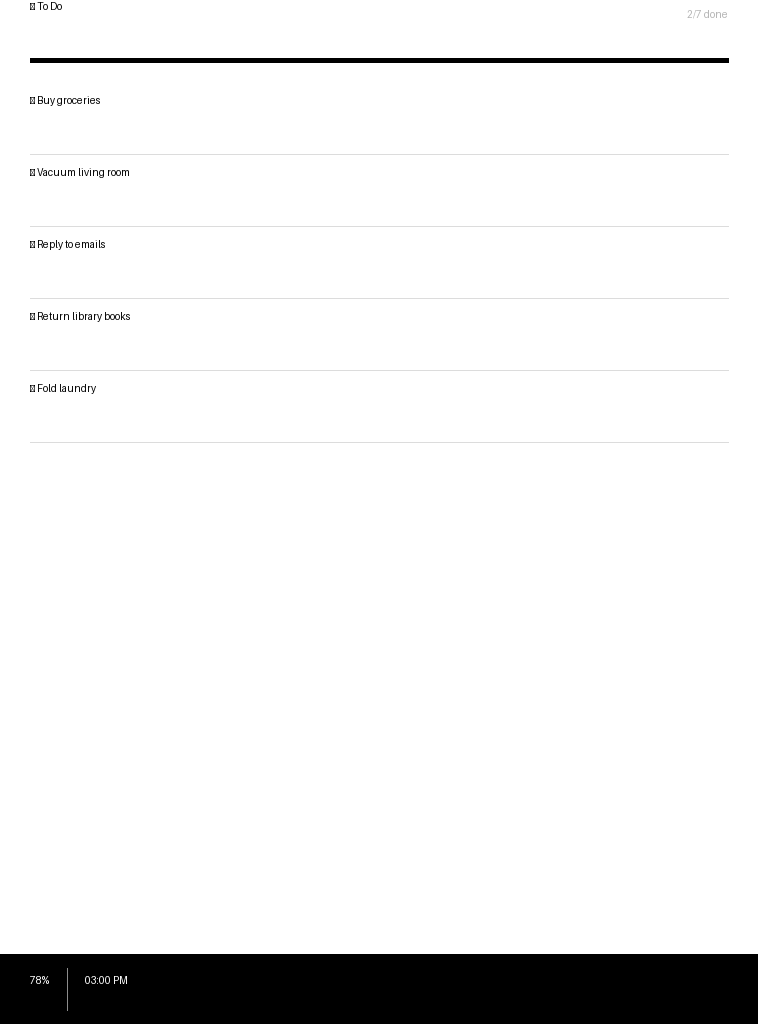

Reproduce this figure in Python.
from http.server import HTTPServer, BaseHTTPRequestHandler
from io import BytesIO
import socket
import os
from dotenv import load_dotenv
from dashboard_render import render_todo_dashboard
from get_tasks import get_all_users_tasks

load_dotenv()
EMAILS = os.getenv("EMAILS")
class DashboardHandler(BaseHTTPRequestHandler): # HTTP server to get image
    def do_GET(self):
        if self.path == '/dashboard.png':
            tasks = get_all_users_tasks(EMAILS)
            img = render_todo_dashboard(tasks, battery_pct=69)
            
            img_data = BytesIO()
            img.save(img_data, format='PNG')
            img_data.seek(0)

            self.send_response(200)
            self.send_header('Content-type', 'image/png')
            self.end_headers()
            self.wfile.write(img_data.getvalue())
        else:
            self.send_response(404)
            self.end_headers()

    def log_message(self, format, *args): # stop logging each request
        return



if __name__ == "__main__":
    hostname = socket.gethostname()
    ip = socket.gethostbyname(hostname)
    print("Server Starting: ")
    print(ip)
    server_address = ('', 8000)
    httpd = HTTPServer(server_address, DashboardHandler)
    httpd.serve_forever()
